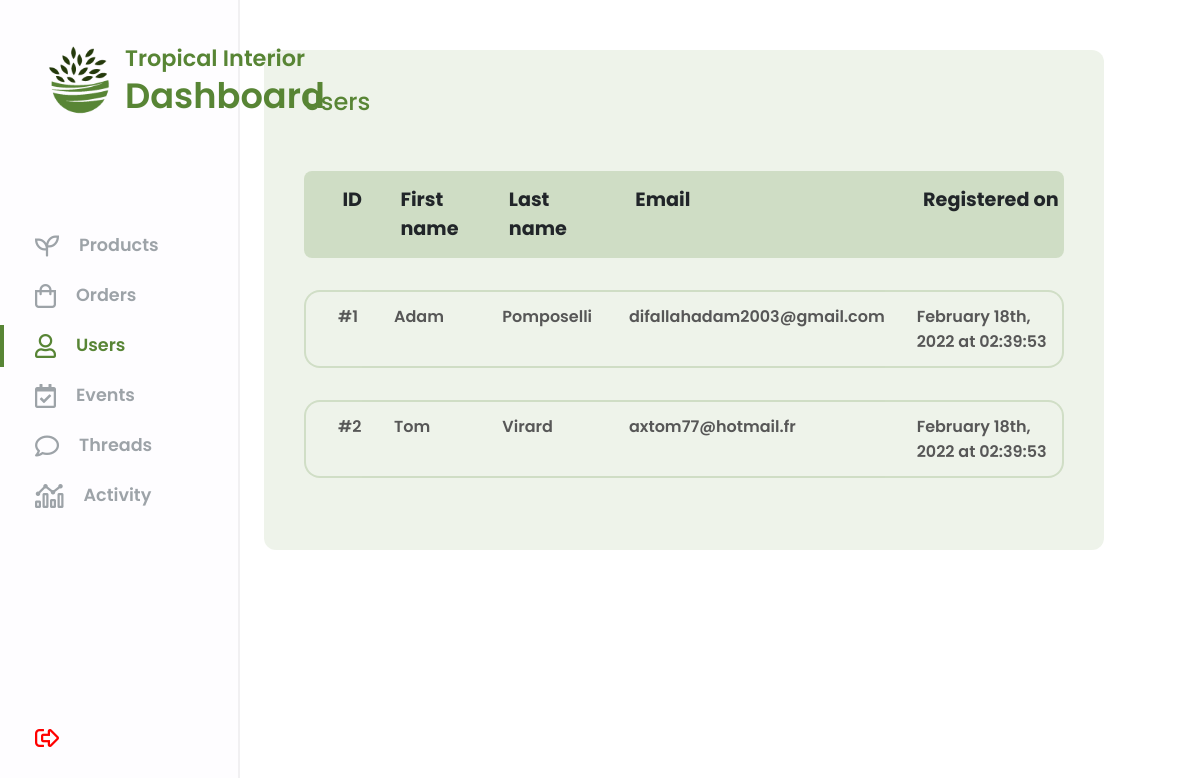
The app's page /admin-dashboard/dashboard.php?page=user-panel (signed in) with its own data.
### tables this page shows
CREATE TABLE customer(
   customer_id INT AUTO_INCREMENT,
   firstname VARCHAR(50)  NOT NULL,
   lastname VARCHAR(50)  NOT NULL,
   email VARCHAR(255)  NOT NULL,
   password VARCHAR(64)  NOT NULL,
   vkey VARCHAR(32)  NOT NULL,
   verified TINYINT NOT NULL,
   registration_date DATETIME NOT NULL,
   update_date DATETIME NOT NULL,
   PRIMARY KEY(customer_id)
);

### database/DBController.php (called while the page is built, shortened)
<?php
    class DBController
    {
        protected $host = '127.0.0.1';
        protected $user = 'root';
        protected $pwd = '#Apomposelli1';
        protected $database = 'tropicalinterior';
        public function __construct()
        {
            $this->con = mysqli_connect($this->host, $this->user, $this->pwd, $this->database);
        }
    }
?>

### utilities.php (called while the page is built, shortened)
<?php
    require(__DIR__."/database/DBController.php");
    $db = new DBController();
    require(__DIR__."/database/CustomRequest.php");
    $customRequest = new CustomRequest($db);
    function debug_to_console($data) {
        $output = $data;
    }
?>

### database/CustomRequest.php (called while the page is built, shortened)
<?php
    class CustomRequest
    {
        public $db = null;
        public function __construct(DBController $db)
        {
            $this->db = $db;
        }
        public function getData($query)
        {
            $result = $this->db->con->query($query);
            $resultArray = array();
            while($item = mysqli_fetch_array($result, MYSQLI_ASSOC))
            {
                $resultArray[] = $item;
            }
            return $resultArray;
        }
    }
?>

### admin-dashboard/pages/user-panel.php (the view, shortened to what this page needs)
<div class="user_main_container">
    <?php if(!isset($_GET['user_id'])){?>
        <p class="user_title">Users</p>
        <?php
            $users = $customRequest->getData(
                "SELECT c.customer_id, c.firstname, c.lastname, c.email, c.registration_date
                    FROM customer c
                    ORDER BY c.customer_id ASC
                    ");
        ?>
        <table class="user_table_content">
            <thead class="user_table_head">
                <tr class="user_head_item_container">
                    <th class="user_head_item">ID</th>
                    <th class="user_head_item">First name</th>
                    <th class="user_head_item">Last name</th>
                    <th class="user_head_item">Email</th>
                    <th class="user_head_item">Registered on</th>
                </tr>
            </thead>
            <tbody class="user_table_body">
                <?php foreach($users as $user) {?>
                    <?php
                        $formattedDate = date("F jS, Y \a\\t H:i:s", strtotime($user['registration_date']));
                    ?>
                    <tr data-id="<?php echo $user['customer_id'] ?>" class="user_body_item">
                        <td class="user_body_item_info">#<?php echo $user['customer_id'] ?></td>
                        <td class="user_body_item_info"><?php echo $user['firstname'] ?></td>
                        <td class="user_body_item_info"><?php echo $user['lastname'] ?></td>
                        <td class="user_body_item_info"><?php echo $user['email'] ?></td>
                        <td class="user_body_item_info"><?php echo $formattedDate ?></td>
                    </tr>
                <?php } ?>
            </tbody>
        </table>
    <?php } ?>
</div>

### admin-dashboard/css/user-panel.css (style rules this page uses)
.user_main_container { display: flex; flex-direction: column; justify-content: center; background-color: rgba(88, 133, 53, 0.1); padding: 40px; border-radius: 12px; width: 70vw; }
.user_title { font-size: 1.5rem; margin-bottom: 25px; font-weight: 500; color: #588535; }
.user_table_content { border-collapse: separate; border-spacing: 0px 2em; }
.user_table_head { background-color: rgba(88, 133, 53, 0.2); font-size: 1.2rem; }
.user_head_item { padding: 0.75em 0 0.75em 2em; }
.user_table_content .user_head_item:first-child { border-top-left-radius: 8px; border-bottom-left-radius: 8px; }
.user_table_content .user_head_item:last-child { border-top-right-radius: 8px; border-bottom-right-radius: 8px; }
.user_body_item_info { padding: 0.75em 0 0.75em 2em; border: 2px solid rgba(88, 133, 53, 0.2); border-right: 40px; border-left: 40px; font-weight: 600; color: rgb(87, 87, 87); transition: background-color 0.2s, color 0.2s; }
.user_body_item { transition: transform 0.2s; }
.user_body_item .user_body_item_info:last-child { border-right: 2px solid rgba(88, 133, 53, 0.2); border-top-right-radius: 1em; border-bottom-right-radius: 1em; }
.user_body_item .user_body_item_info:first-child { border-left: 2px solid rgba(88, 133, 53, 0.2); border-top-left-radius: 1em; border-bottom-left-radius: 1em; }

### records on screen
customer: customer_id "1", firstname "Adam", lastname "Pomposelli", email "difallahadam2003@gmail.com", registration_date "February 18th, 2022 at 02:39:53"
customer: customer_id "2", firstname "Tom", lastname "Virard", email "axtom77@hotmail.fr", registration_date "February 18th, 2022 at 02:39:53"
